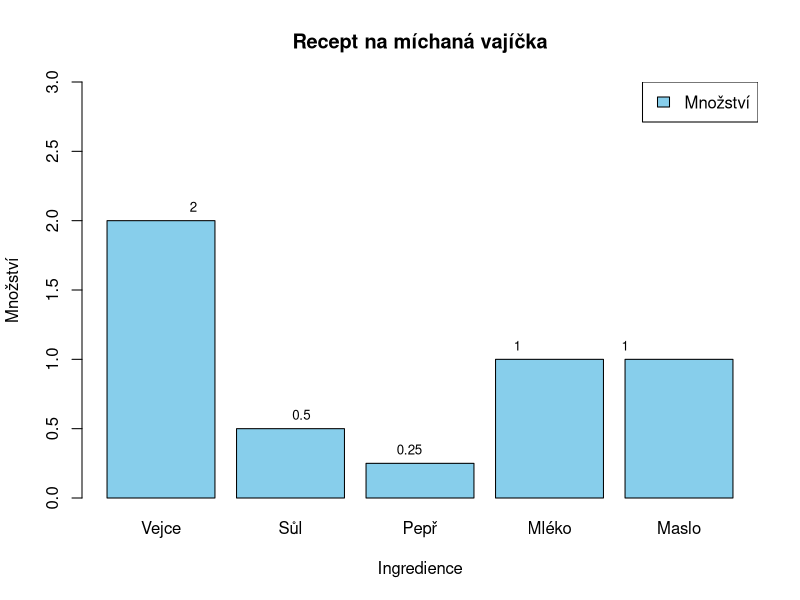

Generate this figure with R:
# Nastavení dat receptu
ingredience <- c("Vejce", "Sůl", "Pepř", "Mléko", "Maslo")
mnozstvi <- c(2, 0.5, 0.25, 1, 1)  # Počet jednotek každé ingredience

# Vytvoření datového rámce
recept_data <- data.frame(Ingredience = ingredience, Množství = mnozstvi)

# Vytvoření sloupcového grafu
barplot(recept_data$Množství, names.arg = recept_data$Ingredience, col = "skyblue",
        main = "Recept na míchaná vajíčka", xlab = "Ingredience", ylab = "Množství",
        border = "black", ylim = c(0, max(mnozstvi) + 1))

# Přidání popisků na osy
text(cex = 0.8, x = 1:length(ingredience), y = mnozstvi + 0.1, labels = mnozstvi)

# Přidání legendy
legend("topright", legend = "Množství", fill = "skyblue", border = "black")
